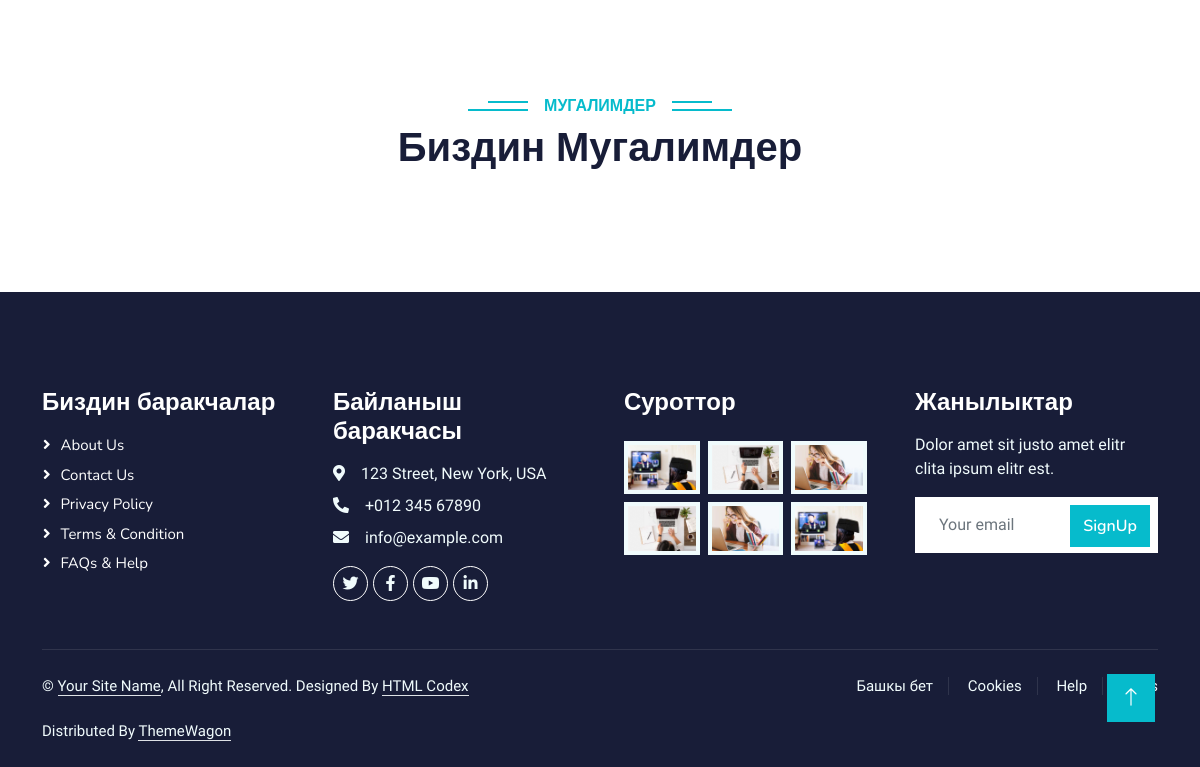
Before: /about (lower part) with the older database file.
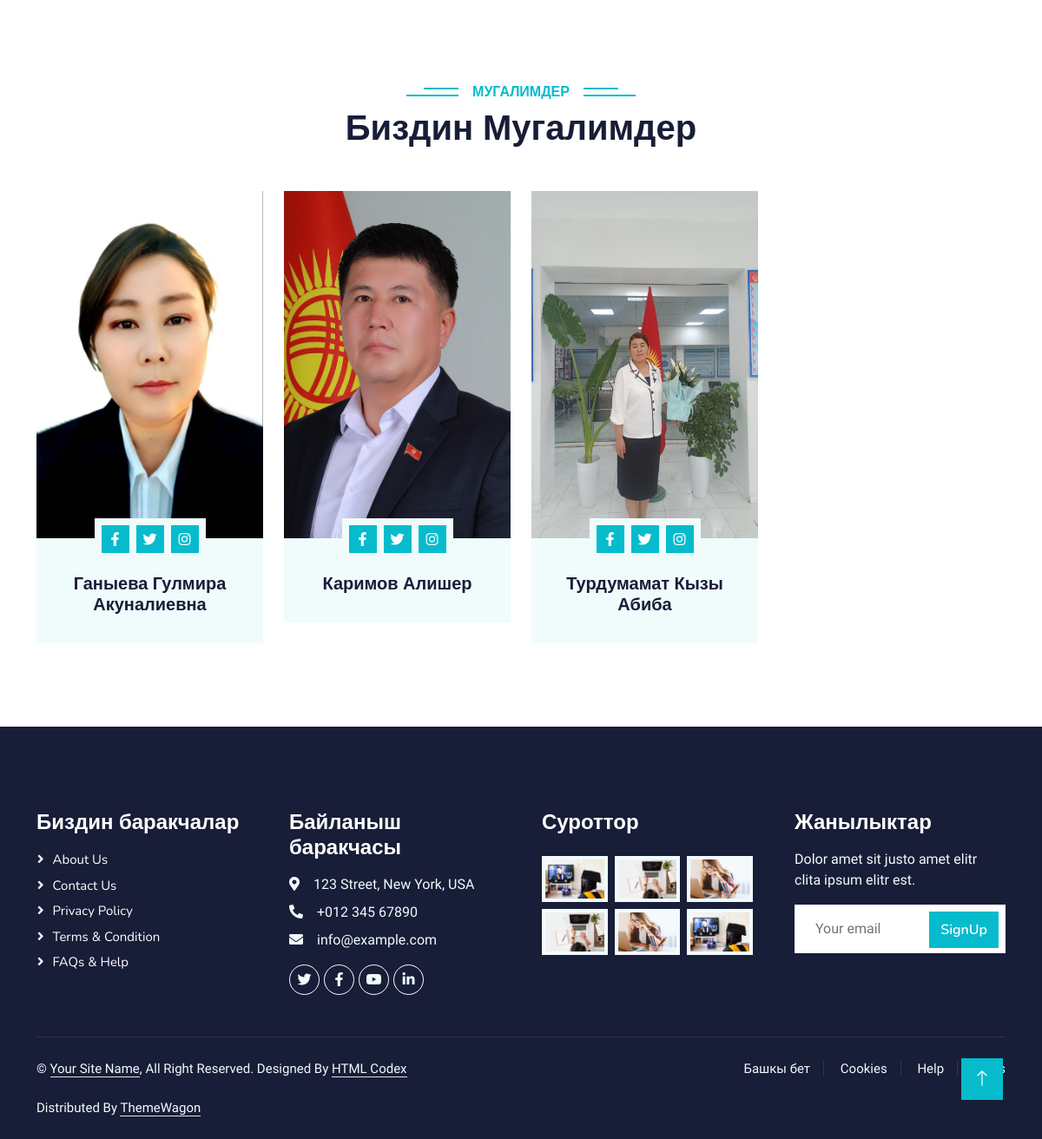
After: the same page with the newer database file.
### luceum/models.py (models this page shows, shortened)
class Pedagog(models.Model):
    name = models.CharField(max_length=100, verbose_name='Имя педагога')
    image = models.ImageField(upload_to='pedagogs/', blank=True, null=True, verbose_name='Изображение педагога')
    discription = models.TextField(blank=True, null=True, verbose_name='Описание педагога')

### luceum/views.py (the view)
# urls.py: path('about', views.about, name='about'),
def about(request):
    context = {
        'categories': Cotegory.objects.all(),
        'professions': Profesion.objects.all(),
        'pedagogs': Pedagog.objects.all(),
    }
    return render(request, 'luceum/about.html',context)

### luceum/templates/luceum/about.html (shortened to what this page needs)
{% extends 'luceum/base.html' %}
{% load static %}
{% block content %}
    <div class="container-xxl py-5">
        <div class="container">
            <div class="text-center wow fadeInUp" data-wow-delay="0.1s">
                <h6 class="section-title bg-white text-center text-primary px-3">Мугалимдер</h6>
                <h1 class="mb-5">Биздин Мугалимдер</h1>
            </div>
            <div class="row g-4">
                {% for ped in pedagogs %}
                    <div class="col-lg-3 col-md-6 col-sm-12 wow fadeInUp" data-wow-delay="0.1s">
                        <div class="team-item bg-light">
                            <div class="overflow-hidden">
                                <img class="img-fluid" style="width: 500px; height: 400px;" src="{{ ped.image.url }}" alt="">
                            </div>
                            <div class="position-relative d-flex justify-content-center" style="margin-top: -23px;">
                                <div class="bg-light d-flex justify-content-center pt-2 px-1">
                                    <a class="btn btn-sm-square btn-primary mx-1" href=""><i class="fab fa-facebook-f"></i></a>
                                    <a class="btn btn-sm-square btn-primary mx-1" href=""><i class="fab fa-twitter"></i></a>
                                    <a class="btn btn-sm-square btn-primary mx-1" href=""><i class="fab fa-instagram"></i></a>
                                </div>
                            </div>
                            <div class="text-center p-4">
                                <h5 class="mb-0">{{ ped.name }}</h5>
                            </div>
                        </div>
                    </div>
                {% endfor %}
            </div>
        </div>
    </div>
    {% endblock %}

Changed rows visible on the page:
added Pedagog: image (picture), name "Ганыева Гулмира Акуналиевна"
added Pedagog: image (picture), name "Каримов Алишер"
added Pedagog: image (picture), name "Турдумамат Кызы Абиба"
